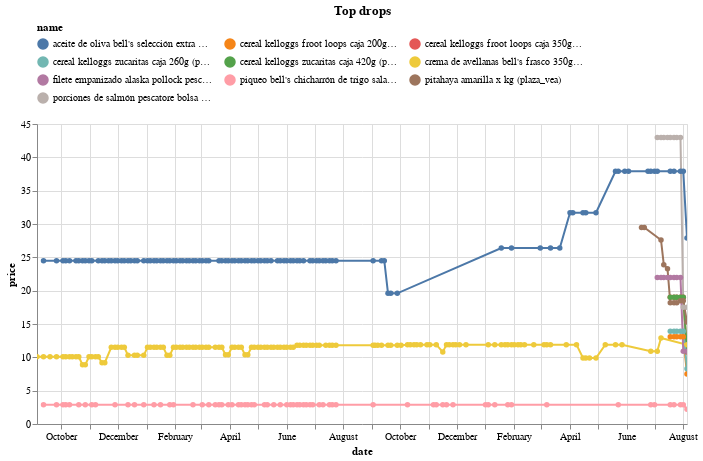

This figure's notebook cell:
### Code cell
(top_changes
 .sort_values('change')
 .head(10)
 .pipe(plot_changes, 'Top drops')
)

### Figure 1 — Vega-Lite specification as saved in the notebook (floating-point values rounded to 4 significant figures; data arrays with more than 128 entries replaced by an {"elided": "..."} marker saying what was removed)
{"config": {"view": {"continuousWidth": 300, "continuousHeight": 300}, "legend": {"columns": 3, "orient": "top"}}, "data": {"name": "data-e65dbeed571a9f0bf72a6e54364acb34"}, "mark": {"type": "line", "point": true}, "encoding": {"color": {"field": "name", "scale": {"domain": ["aceite de oliva bell's selección extra virgen botella 500ml (plaza_vea)", "cereal kelloggs froot loops caja 200g (plaza_vea)", "cereal kelloggs froot loops caja 350g (plaza_vea)", "cereal kelloggs zucaritas caja 260g (plaza_vea)", "cereal kelloggs zucaritas caja 420g (plaza_vea)", "crema de avellanas bell's frasco 350g (plaza_vea)", "filete empanizado alaska pollock pescatore bolsa 500g (plaza_vea)", "piqueo bell's chicharrón de trigo salado bolsa 50g (plaza_vea)", "pitahaya amarilla x kg (plaza_vea)", "porciones de salmón pescatore bolsa 500g (plaza_vea)"]}, "type": "nominal"}, "tooltip": [{"field": "name", "type": "nominal"}, {"field": "price", "type": "quantitative"}, {"field": "last_price", "type": "quantitative"}], "x": {"field": "date", "type": "temporal"}, "y": {"field": "price", "type": "quantitative"}}, "params": [{"name": "param_3", "select": {"type": "point", "fields": ["name"]}, "bind": "legend"}, {"name": "param_4", "select": {"type": "interval", "encodings": ["x", "y"]}, "bind": "scales"}], "title": "Top drops", "transform": [{"filter": {"param": "param_3"}}], "width": 650, "$schema": "https://vega.github.io/schema/vega-lite/v5.17.0.json", "datasets": {"data-e65dbeed571a9f0bf72a6e54364acb34": {"elided": "368 records"}}}
